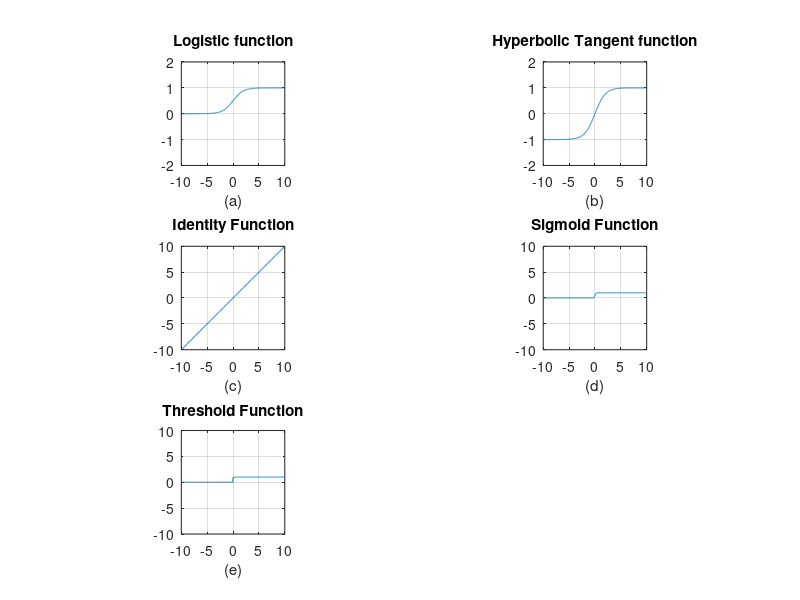

Write MATLAB code to recreate this figure.
clc;
close all;
clear all;

x=-10:0.01:10;
%length(x)




%Logistic Function 

temp= exp(-x);

y1=1./(1+temp);



subplot(321)
plot(x,y1);
axis('square')
axis([min(x) max(x) -2 2]);
title('Logistic function')
xlabel('(a)')
grid on


%Hyperabolic Function .............

y2=(1-temp)./(1+temp);

subplot(322)
plot(x,y2);
axis('square')
axis([min(x) max(x) -2 2]);
title('Hyperbolic Tangent function')
xlabel('(b)')
grid on

%Identity Function..........

y3= x;

subplot(323)
plot(x,y3);
axis('square');
axis([min(x) max(x) min(x) max(x)])
title('Identity Function');
xlabel('(c)')
grid on;

%Sigmoid Function ..........

y4=1./(1+exp(10*(-x)));

subplot(324)
plot(x,y4);
axis('square')
axis([min(x) max(x) min(x) max(x)]);
title('Sigmoid Function')
xlabel('(d)')
grid on

%Threshold Function.........

% [xx,xy]=find(x>=0);
% x3=zeros(1,2000);
% 
% x3(xy)=1;

xy=find(x>=0); %xx = 1001(1) xy=1001-2001

 x3=zeros(1,2000); %1 rows and 2000 columns
   x3(xy)=1;
   

subplot(325)
plot(x,x3);
axis('square')
axis([min(x) max(x) min(x) max(x)]);
title('Threshold Function')
xlabel('(e)')
grid on


